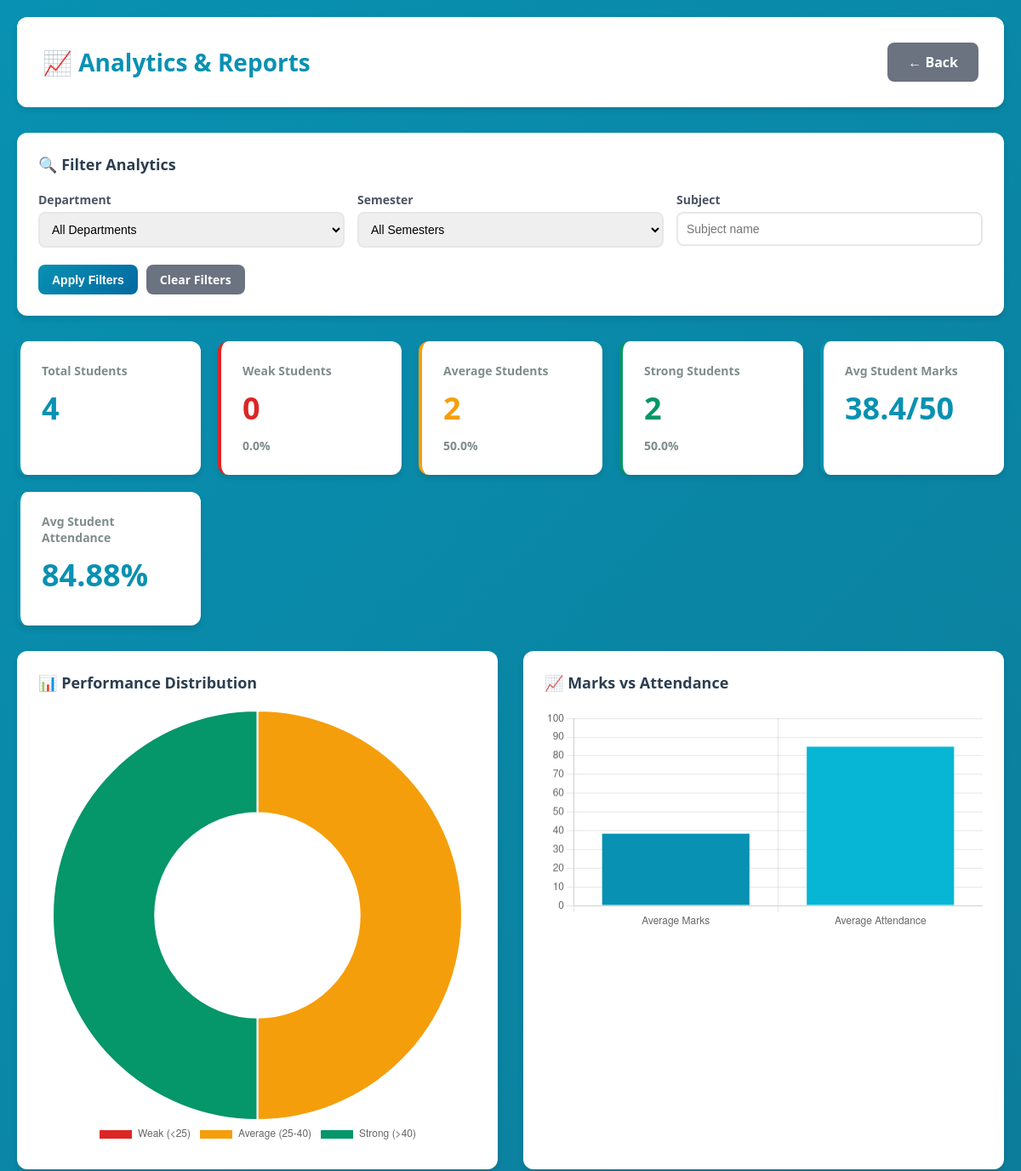
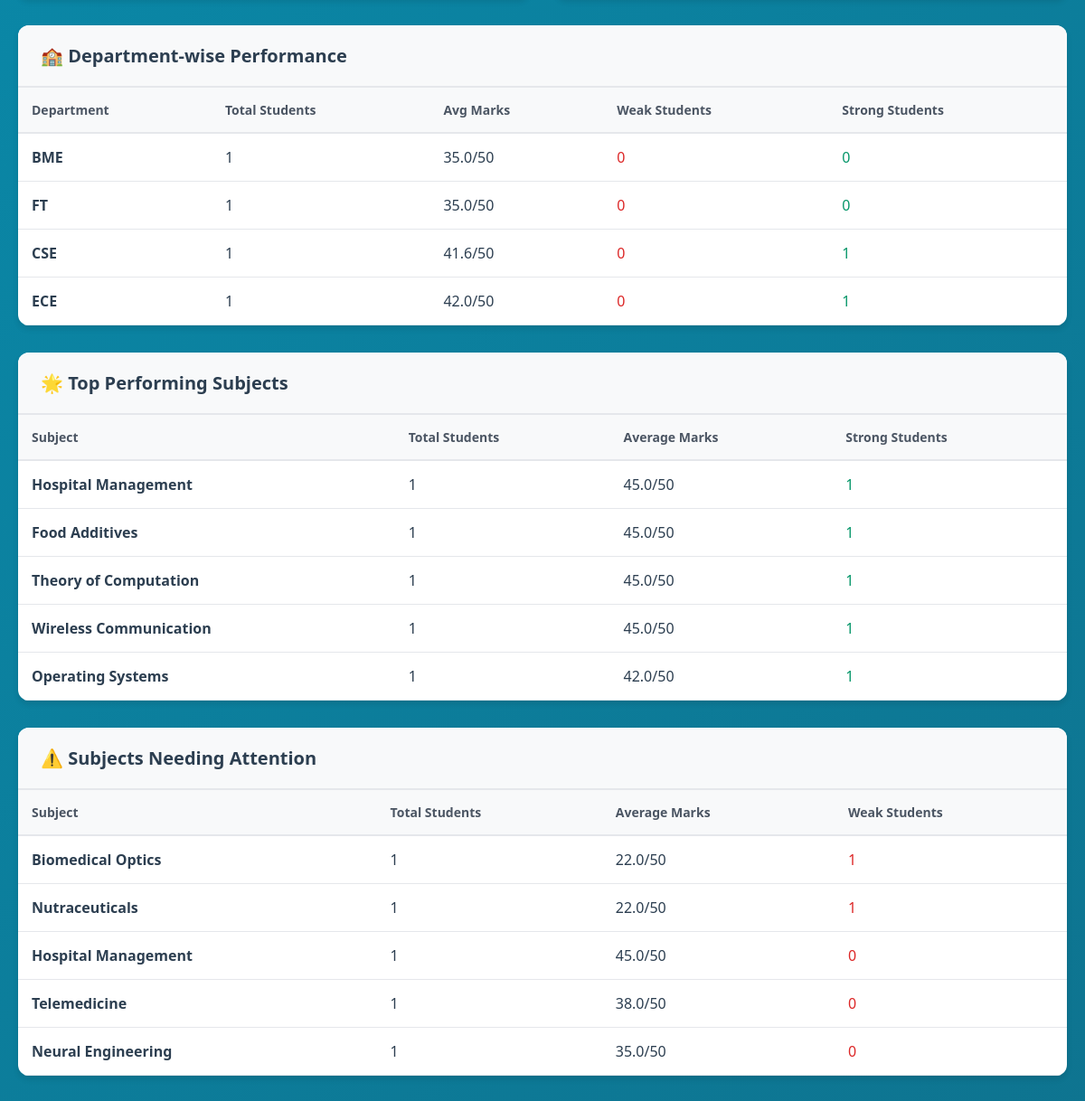
The page /admin_analytics/ (signed in) on the database its author committed (2 pictures, top to bottom).
### backend/students/models.py (models this page shows, shortened)
class Student(models.Model):
    user = models.OneToOneField(User, on_delete=models.CASCADE)
    name = models.CharField(max_length=100, blank=True, null=True)
    roll_no = models.CharField(max_length=50, blank=True, null=True)
    department = models.CharField(max_length=100, blank=True, null=True)
    year = models.IntegerField(blank=True, null=True)
    semester = models.IntegerField(blank=True, null=True)

class AcademicRecord(models.Model):
    student = models.ForeignKey(Student, on_delete=models.CASCADE, related_name='academic_records')
    subject = models.CharField(max_length=200)
    internal_type = models.CharField(max_length=20)  # Internal 1 or Internal 2
    marks = models.IntegerField()  # Out of 50
    attendance_attended = models.IntegerField(default=0)
    attendance_total = models.IntegerField(default=0)
    created_at = models.DateTimeField(auto_now_add=True)
    updated_at = models.DateTimeField(auto_now=True)
    class Meta:
        unique_together = ['student', 'subject', 'internal_type']
    @property
    def attendance_percentage(self):
        if self.attendance_total > 0:
            return round((self.attendance_attended / self.attendance_total) * 100, 2)
        return 0

### backend/students/views.py (the view, shortened to what this page needs)
# urls.py: path('admin_analytics/', views.admin_analytics, name='admin_analytics'),
@login_required
def admin_analytics(request):
    if not request.user.is_superuser:
        return redirect("student_dashboard")
    department = request.GET.get('department', '')
    semester = request.GET.get('semester', '')
    subject = request.GET.get('subject', '')
    records = AcademicRecord.objects.select_related('student').all()
    if department:
        records = records.filter(student__department=department)
    if semester:
        records = records.filter(student__semester=int(semester))
    if subject:
        records = records.filter(subject__icontains=subject)
    student_ids = records.values_list('student_id', flat=True).distinct()
    total_students = student_ids.count()
    if total_students > 0:
        student_performance = {}
        for student_id in student_ids:
            student_records = records.filter(student_id=student_id)
            total_marks = sum(r.marks for r in student_records)
            total_subjects = student_records.count()
            avg_marks = total_marks / total_subjects if total_subjects > 0 else 0
            avg_attendance = sum(r.attendance_percentage for r in student_records) / total_subjects if total_subjects > 0 else 0
            student_performance[student_id] = {
                'avg_marks': avg_marks,
                'avg_attendance': avg_attendance,
                'total_subjects': total_subjects
            }
        weak_students = sum(1 for p in student_performance.values() if p['avg_marks'] < 25)
        average_students = sum(1 for p in student_performance.values() if 25 <= p['avg_marks'] <= 40)
        strong_students = sum(1 for p in student_performance.values() if p['avg_marks'] > 40)
        avg_marks = sum(p['avg_marks'] for p in student_performance.values()) / total_students
        avg_attendance = sum(p['avg_attendance'] for p in student_performance.values()) / total_students
        dept_stats = {}
        for student_id, perf in student_performance.items():
            student = Student.objects.get(id=student_id)
            dept = student.department or "Unknown"
            if dept not in dept_stats:
                dept_stats[dept] = {'students': 0, 'total_marks': 0, 'weak': 0, 'strong': 0}
            dept_stats[dept]['students'] += 1
            dept_stats[dept]['total_marks'] += perf['avg_marks']
            if perf['avg_marks'] < 25:
                dept_stats[dept]['weak'] += 1
            elif perf['avg_marks'] > 40:
                dept_stats[dept]['strong'] += 1
        for dept in dept_stats:
            if dept_stats[dept]['students'] > 0:
                dept_stats[dept]['avg_marks'] = round(dept_stats[dept]['total_marks'] / dept_stats[dept]['students'], 2)
        subject_stats = {}
        for record in records:
            subj = record.subject
            if subj not in subject_stats:
                subject_stats[subj] = {'students': set(), 'total_marks': 0, 'weak': 0, 'strong': 0}
            subject_stats[subj]['students'].add(record.student_id)
            subject_stats[subj]['total_marks'] += record.marks
            if record.marks < 25:
                subject_stats[subj]['weak'] += 1
            elif record.marks > 40:
                subject_stats[subj]['strong'] += 1
        for subj in subject_stats:
            student_count = len(subject_stats[subj]['students'])
            if student_count > 0:
                subject_stats[subj]['avg_marks'] = round(subject_stats[subj]['total_marks'] / student_count, 2)
                subject_stats[subj]['student_count'] = student_count
        top_subjects = sorted(subject_stats.items(), key=lambda x: x[1]['avg_marks'], reverse=True)[:5]
        weak_subjects = sorted(subject_stats.items(), key=lambda x: x[1]['weak'], reverse=True)[:5]
    departments = Student.objects.values_list('department', flat=True).distinct().exclude(department__isnull=True)
    subjects_list = AcademicRecord.objects.values_list('subject', flat=True).distinct()
    return render(request, "admin_analytics.html", {
        "total_students": total_students,
        "weak_count": weak_students,
        "average_count": average_students,
        "strong_count": strong_students,
        "avg_marks": round(avg_marks, 2),
        "avg_attendance": round(avg_attendance, 2),
        "dept_stats": dept_stats,
        "subject_stats": subject_stats,
        "top_subjects": top_subjects,
        "weak_subjects": weak_subjects,
        "departments": departments,
        "subjects_list": subjects_list,
        "selected_department": department,
        "selected_semester": semester,
        "selected_subject": subject,
        "weak_percentage": round((weak_students / total_students * 100), 1) if total_students > 0 else 0,
        "average_percentage": round((average_students / total_students * 100), 1) if total_students > 0 else 0,
        "strong_percentage": round((strong_students / total_students * 100), 1) if total_students > 0 else 0,
    })

### frontend/templates/admin_analytics.html (shortened to what this page needs)
<!DOCTYPE html>
<html lang="en">
<head>
</head>
<body>
    <div class="container">
        <div class="header">
            <h1>📈 Analytics & Reports</h1>
            <a href="{% url 'admin_dashboard' %}" class="btn btn-secondary">← Back</a>
        </div>
        <div class="filters-card">
            <div class="filters-title">🔍 Filter Analytics</div>
            <form method="GET">
                <div class="filters-grid">
                    <div class="form-group">
                        <label>Department</label>
                        <select name="department">
                            <option value="">All Departments</option>
                        </select>
                    </div>
                    <div class="form-group">
                        <label>Semester</label>
                        <select name="semester">
                            <option value="">All Semesters</option>
                        </select>
                    </div>
                    <div class="form-group">
                        <label>Subject</label>
                        <input type="text" name="subject" placeholder="Subject name" value="{{ selected_subject }}">
                    </div>
                </div>
                <div class="filter-actions">
                    <button type="submit" class="btn btn-primary btn-small">Apply Filters</button>
                    <a href="{% url 'admin_analytics' %}" class="btn btn-secondary btn-small">Clear Filters</a>
                </div>
            </form>
        </div>
        {% if total_students > 0 %}
        <div class="stats-grid">
            <div class="stat-card total">
                <div class="label">Total Students</div>
                <div class="number">{{ total_students }}</div>
            </div>
            <div class="stat-card weak">
                <div class="label">Weak Students</div>
                <div class="number">{{ weak_count }}</div>
                <div class="label">{{ weak_percentage }}%</div>
            </div>
            <div class="stat-card average">
                <div class="label">Average Students</div>
                <div class="number">{{ average_count }}</div>
                <div class="label">{{ average_percentage }}%</div>
            </div>
            <div class="stat-card strong">
                <div class="label">Strong Students</div>
                <div class="number">{{ strong_count }}</div>
                <div class="label">{{ strong_percentage }}%</div>
            </div>
            <div class="stat-card total">
                <div class="label">Avg Student Marks</div>
                <div class="number">{{ avg_marks }}/50</div>
            </div>
            <div class="stat-card total">
                <div class="label">Avg Student Attendance</div>
                <div class="number">{{ avg_attendance }}%</div>
            </div>
        </div>
        <div class="chart-grid">
            <div class="chart-card">
                <h3>📊 Performance Distribution</h3>
                <canvas id="performanceChart"></canvas>
            </div>
            <div class="chart-card">
                <h3>📈 Marks vs Attendance</h3>
                <canvas id="marksAttendanceChart"></canvas>
            </div>
        </div>
        {% if dept_stats %}
        <div class="table-card">
            <div class="table-header">
                <h2>🏫 Department-wise Performance</h2>
            </div>
            <table>
                <thead>
                    <tr>
                        <th>Department</th>
                        <th>Total Students</th>
                        <th>Avg Marks</th>
                        <th>Weak Students</th>
                        <th>Strong Students</th>
                    </tr>
                </thead>
                <tbody>
                    {% for dept, stats in dept_stats.items %}
                    <tr>
                        <td><strong>{{ dept }}</strong></td>
                        <td>{{ stats.students }}</td>
                        <td>{{ stats.avg_marks }}/50</td>
                        <td style="color: #dc2626;">{{ stats.weak }}</td>
                        <td style="color: #059669;">{{ stats.strong }}</td>
                    </tr>
                    {% endfor %}
                </tbody>
            </table>
        </div>
        {% endif %}
        {% if top_subjects %}
        <div class="table-card">
            <div class="table-header">
                <h2>🌟 Top Performing Subjects</h2>
            </div>
            <table>
                <thead>
                    <tr>
                        <th>Subject</th>
                        <th>Total Students</th>
                        <th>Average Marks</th>
                        <th>Strong Students</th>
                    </tr>
                </thead>
                <tbody>
                    {% for subj, stats in top_subjects %}
                    <tr>
                        <td><strong>{{ subj }}</strong></td>
                        <td>{{ stats.student_count }}</td>
                        <td>{{ stats.avg_marks }}/50</td>
                        <td style="color: #059669;">{{ stats.strong }}</td>
                    </tr>
                    {% endfor %}
                </tbody>
            </table>
        </div>
        {% endif %}
        {% if weak_subjects %}
        <div class="table-card">
            <div class="table-header">
                <h2>⚠️ Subjects Needing Attention</h2>
            </div>
            <table>
                <thead>
                    <tr>
                        <th>Subject</th>
                        <th>Total Students</th>
                        <th>Average Marks</th>
                        <th>Weak Students</th>
                    </tr>
                </thead>
                <tbody>
                    {% for subj, stats in weak_subjects %}
                    <tr>
                        <td><strong>{{ subj }}</strong></td>
                        <td>{{ stats.student_count }}</td>
                        <td>{{ stats.avg_marks }}/50</td>
                        <td style="color: #dc2626;">{{ stats.weak }}</td>
                    </tr>
                    {% endfor %}
                </tbody>
            </table>
        </div>
        {% endif %}
        {% else %}
        <div class="no-data">
            <h2>No Data Available</h2>
            <p>Add academic records to view analytics</p>
        </div>
        {% endif %}
    </div>
    <script>
        // Performance Distribution Pie Chart
        const perfCtx = document.getElementById('performanceChart').getContext('2d');
        new Chart(perfCtx, {
            type: 'doughnut',
            data: {
                labels: ['Weak (<25)', 'Average (25-40)', 'Strong (>40)'],
                datasets: [{
                    data: [{{ weak_count }}, {{ average_count }}, {{ strong_count }}],
                    backgroundColor: ['#dc2626', '#f59e0b', '#059669'],
                    borderWidth: 2,
                    borderColor: '#fff'
                }]
            },
            options: {
                responsive: true,
                plugins: {
                    legend: { position: 'bottom' }
                }
            }
        });
        // Marks vs Attendance Bar Chart
        const marksCtx = document.getElementById('marksAttendanceChart').getContext('2d');
        new Chart(marksCtx, {
            type: 'bar',
            data: {
                labels: ['Average Marks', 'Average Attendance'],
                datasets: [{
                    label: 'Performance Metrics',
                    data: [{{ avg_marks }}, {{ avg_attendance }}],
                    backgroundColor: ['#0891b2', '#06b6d4'],
                    borderWidth: 0
                }]
            },
            options: {
                responsive: true,
                scales: {
                    y: {
                        beginAtZero: true,
                        max: 100
                    }
                },
                plugins: {
                    legend: { display: false }
                }
            }
        });
    </script>
</body>
</html>

### rows shown on the page
Student: dept_stats "BME"
Student: dept_stats "FT"
Student: dept_stats "CSE"
Student: dept_stats "ECE"
AcademicRecord: top_subjects "Hospital Management", weak_subjects "Hospital Management"
AcademicRecord: top_subjects "Food Additives"
AcademicRecord: top_subjects "Theory of Computation"
AcademicRecord: top_subjects "Wireless Communication"
AcademicRecord: top_subjects "Operating Systems"
AcademicRecord: weak_subjects "Biomedical Optics"
AcademicRecord: weak_subjects "Nutraceuticals"
AcademicRecord: weak_subjects "Telemedicine"
AcademicRecord: weak_subjects "Neural Engineering"

### other values the page prints
{{ total_students }} "4"
{{ weak_count }} "0"
{{ weak_percentage }} "0.0"
{{ average_count }} "2"
{{ average_percentage }} "50.0"
{{ strong_count }} "2"
{{ strong_percentage }} "50.0"
{{ avg_marks }} "38.4"
{{ avg_attendance }} "84.88"
{{ stats.students }} "1" "1" "1" "1"
{{ stats.avg_marks }} "35.0" "35.0" "41.6" "42.0"
{{ stats.weak }} "0" "0" "0" "0"
{{ stats.strong }} "0" "0" "1" "1"
{{ stats.student_count }} "1" "1" "1" "1" "1"
{{ stats.avg_marks }} "45.0" "45.0" "45.0" "45.0" "42.0"
